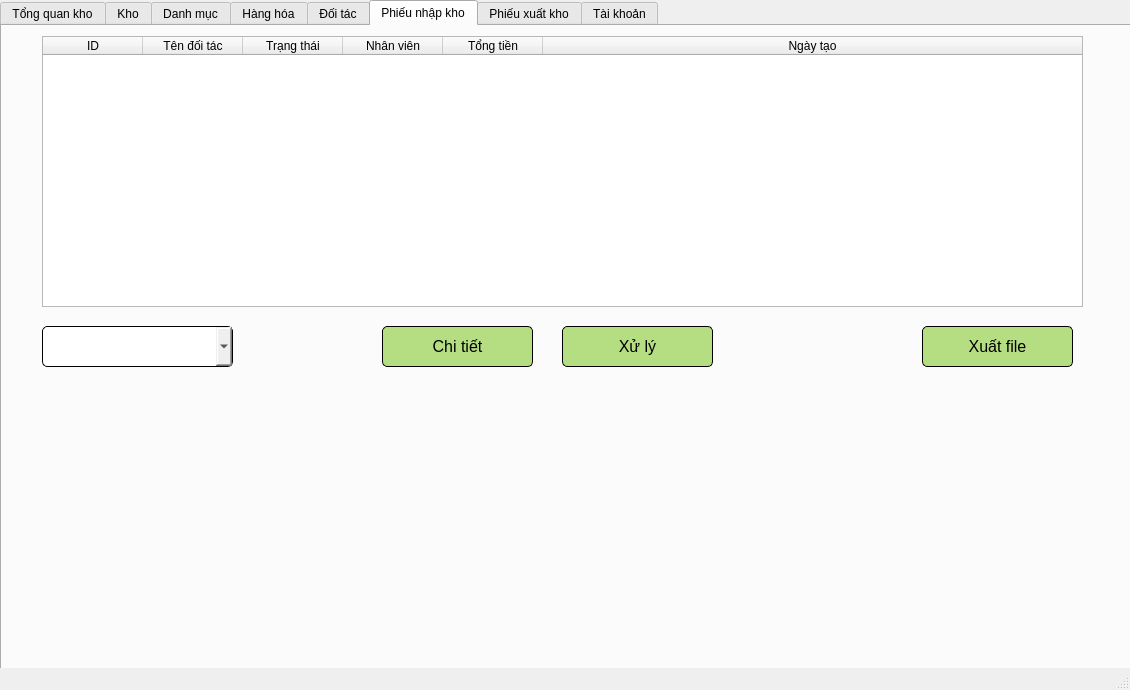
<?xml version="1.0" encoding="UTF-8"?>
<ui version="4.0">
 <class>MainWindow</class>
 <widget class="QMainWindow" name="MainWindow">
  <property name="geometry">
   <rect>
    <x>0</x>
    <y>0</y>
    <width>1130</width>
    <height>690</height>
   </rect>
  </property>
  <property name="windowTitle">
   <string>MainWindow</string>
  </property>
  <property name="styleSheet">
   <string notr="true">QLineEdit {
	border-radius: 5px;
	border: 1px solid #000000;
	padding: 10px;
}
QComboBox {
	border-radius: 5px;
	border: 1px solid #000000;
	padding: 10px;
}</string>
  </property>
  <widget class="QWidget" name="centralwidget">
   <widget class="QTabWidget" name="tabWidget">
    <property name="geometry">
     <rect>
      <x>0</x>
      <y>0</y>
      <width>1131</width>
      <height>691</height>
     </rect>
    </property>
    <property name="currentIndex">
     <number>5</number>
    </property>
    <widget class="QWidget" name="dashboard_tab">
     <attribute name="title">
      <string>Tổng quan kho</string>
     </attribute>
     <widget class="QFrame" name="container1">
      <property name="geometry">
       <rect>
        <x>10</x>
        <y>10</y>
        <width>541</width>
        <height>311</height>
       </rect>
      </property>
      <property name="frameShape">
       <enum>QFrame::StyledPanel</enum>
      </property>
      <property name="frameShadow">
       <enum>QFrame::Raised</enum>
      </property>
     </widget>
     <widget class="QFrame" name="container2">
      <property name="geometry">
       <rect>
        <x>580</x>
        <y>10</y>
        <width>541</width>
        <height>311</height>
       </rect>
      </property>
      <property name="frameShape">
       <enum>QFrame::StyledPanel</enum>
      </property>
      <property name="frameShadow">
       <enum>QFrame::Raised</enum>
      </property>
     </widget>
     <widget class="QFrame" name="container3">
      <property name="geometry">
       <rect>
        <x>490</x>
        <y>329</y>
        <width>631</width>
        <height>311</height>
       </rect>
      </property>
      <property name="frameShape">
       <enum>QFrame::StyledPanel</enum>
      </property>
      <property name="frameShadow">
       <enum>QFrame::Raised</enum>
      </property>
     </widget>
     <widget class="QFrame" name="container4">
      <property name="geometry">
       <rect>
        <x>9</x>
        <y>329</y>
        <width>491</width>
        <height>311</height>
       </rect>
      </property>
      <property name="frameShape">
       <enum>QFrame::StyledPanel</enum>
      </property>
      <property name="frameShadow">
       <enum>QFrame::Raised</enum>
      </property>
     </widget>
    </widget>
    <widget class="QWidget" name="tab_2">
     <attribute name="title">
      <string>Kho</string>
     </attribute>
     <widget class="QTableWidget" name="inven_table">
      <property name="geometry">
       <rect>
        <x>40</x>
        <y>20</y>
        <width>1061</width>
        <height>351</height>
       </rect>
      </property>
      <property name="selectionMode">
       <enum>QAbstractItemView::SingleSelection</enum>
      </property>
      <property name="selectionBehavior">
       <enum>QAbstractItemView::SelectRows</enum>
      </property>
      <attribute name="horizontalHeaderStretchLastSection">
       <bool>true</bool>
      </attribute>
      <attribute name="verticalHeaderVisible">
       <bool>false</bool>
      </attribute>
      <attribute name="verticalHeaderStretchLastSection">
       <bool>false</bool>
      </attribute>
      <column>
       <property name="text">
        <string>ID hàng hóa</string>
       </property>
      </column>
      <column>
       <property name="text">
        <string>Tên hàng hóa</string>
       </property>
      </column>
      <column>
       <property name="text">
        <string>Số lượng</string>
       </property>
      </column>
      <column>
       <property name="text">
        <string>Ngày thay đổi số lương</string>
       </property>
      </column>
     </widget>
    </widget>
    <widget class="QWidget" name="category_tab">
     <attribute name="title">
      <string>Danh mục</string>
     </attribute>
     <widget class="QTableWidget" name="cate_table">
      <property name="geometry">
       <rect>
        <x>40</x>
        <y>79</y>
        <width>871</width>
        <height>261</height>
       </rect>
      </property>
      <property name="selectionMode">
       <enum>QAbstractItemView::SingleSelection</enum>
      </property>
      <property name="selectionBehavior">
       <enum>QAbstractItemView::SelectRows</enum>
      </property>
      <attribute name="horizontalHeaderStretchLastSection">
       <bool>true</bool>
      </attribute>
      <attribute name="verticalHeaderVisible">
       <bool>false</bool>
      </attribute>
      <attribute name="verticalHeaderStretchLastSection">
       <bool>false</bool>
      </attribute>
      <column>
       <property name="text">
        <string>ID</string>
       </property>
      </column>
      <column>
       <property name="text">
        <string>Tên danh mục</string>
       </property>
      </column>
      <column>
       <property name="text">
        <string>Ngày tạo</string>
       </property>
      </column>
     </widget>
     <widget class="QPushButton" name="add_cate_btn">
      <property name="geometry">
       <rect>
        <x>930</x>
        <y>79</y>
        <width>151</width>
        <height>41</height>
       </rect>
      </property>
      <property name="styleSheet">
       <string notr="true">QPushButton {
	background: #b5de83;
	border-radius: 5px;
	border: 1px solid #000000;
	font-size: 16px
}</string>
      </property>
      <property name="text">
       <string>Thêm mới</string>
      </property>
     </widget>
     <widget class="QPushButton" name="update_cate_btn">
      <property name="geometry">
       <rect>
        <x>930</x>
        <y>139</y>
        <width>151</width>
        <height>41</height>
       </rect>
      </property>
      <property name="styleSheet">
       <string notr="true">QPushButton {
	background: #b5de83;
	border-radius: 5px;
	border: 1px solid #000000;
	font-size: 16px
}</string>
      </property>
      <property name="text">
       <string>Sửa đổi</string>
      </property>
     </widget>
     <widget class="QPushButton" name="delete_cate_btn">
      <property name="geometry">
       <rect>
        <x>930</x>
        <y>199</y>
        <width>151</width>
        <height>41</height>
       </rect>
      </property>
      <property name="styleSheet">
       <string notr="true">QPushButton {
	background: #b5de83;
	border-radius: 5px;
	border: 1px solid #000000;
	font-size: 16px
}</string>
      </property>
      <property name="text">
       <string>Xóa</string>
      </property>
     </widget>
     <widget class="QLineEdit" name="search_cate_input">
      <property name="geometry">
       <rect>
        <x>42</x>
        <y>20</y>
        <width>451</width>
        <height>41</height>
       </rect>
      </property>
      <property name="font">
       <font>
        <pointsize>10</pointsize>
       </font>
      </property>
      <property name="placeholderText">
       <string>Tìm kiếm</string>
      </property>
     </widget>
     <widget class="QPushButton" name="search_cate_btn">
      <property name="geometry">
       <rect>
        <x>510</x>
        <y>20</y>
        <width>151</width>
        <height>41</height>
       </rect>
      </property>
      <property name="styleSheet">
       <string notr="true">QPushButton {
	background: #b5de83;
	border-radius: 5px;
	border: 1px solid #000000;
	font-size: 16px
}</string>
      </property>
      <property name="text">
       <string>Tìm kiếm</string>
      </property>
     </widget>
    </widget>
    <widget class="QWidget" name="product_tab">
     <attribute name="title">
      <string>Hàng hóa</string>
     </attribute>
     <widget class="QLineEdit" name="search_prod_input">
      <property name="geometry">
       <rect>
        <x>42</x>
        <y>21</y>
        <width>451</width>
        <height>41</height>
       </rect>
      </property>
      <property name="font">
       <font>
        <pointsize>10</pointsize>
       </font>
      </property>
      <property name="placeholderText">
       <string>Tìm kiếm</string>
      </property>
     </widget>
     <widget class="QPushButton" name="delete_prod_btn">
      <property name="geometry">
       <rect>
        <x>470</x>
        <y>360</y>
        <width>151</width>
        <height>41</height>
       </rect>
      </property>
      <property name="styleSheet">
       <string notr="true">QPushButton {
	background: #b5de83;
	border-radius: 5px;
	border: 1px solid #000000;
	font-size: 16px
}</string>
      </property>
      <property name="text">
       <string>Xóa</string>
      </property>
     </widget>
     <widget class="QTableWidget" name="prod_table">
      <property name="geometry">
       <rect>
        <x>40</x>
        <y>80</y>
        <width>1051</width>
        <height>261</height>
       </rect>
      </property>
      <property name="font">
       <font>
        <pointsize>9</pointsize>
       </font>
      </property>
      <property name="selectionMode">
       <enum>QAbstractItemView::SingleSelection</enum>
      </property>
      <property name="selectionBehavior">
       <enum>QAbstractItemView::SelectRows</enum>
      </property>
      <attribute name="horizontalHeaderStretchLastSection">
       <bool>true</bool>
      </attribute>
      <attribute name="verticalHeaderVisible">
       <bool>false</bool>
      </attribute>
      <attribute name="verticalHeaderStretchLastSection">
       <bool>false</bool>
      </attribute>
      <column>
       <property name="text">
        <string>ID</string>
       </property>
      </column>
      <column>
       <property name="text">
        <string>Tên hàng hóa</string>
       </property>
      </column>
      <column>
       <property name="text">
        <string>Loại</string>
       </property>
      </column>
      <column>
       <property name="text">
        <string>Đơn vị</string>
       </property>
      </column>
      <column>
       <property name="text">
        <string>Giá xuất</string>
       </property>
      </column>
      <column>
       <property name="text">
        <string>Ngày tạo</string>
       </property>
      </column>
     </widget>
     <widget class="QPushButton" name="add_prod_btn">
      <property name="geometry">
       <rect>
        <x>50</x>
        <y>360</y>
        <width>151</width>
        <height>41</height>
       </rect>
      </property>
      <property name="styleSheet">
       <string notr="true">QPushButton {
	background: #b5de83;
	border-radius: 5px;
	border: 1px solid #000000;
	font-size: 16px
}</string>
      </property>
      <property name="text">
       <string>Thêm mới</string>
      </property>
     </widget>
     <widget class="QPushButton" name="update_prod_btn">
      <property name="geometry">
       <rect>
        <x>260</x>
        <y>360</y>
        <width>151</width>
        <height>41</height>
       </rect>
      </property>
      <property name="styleSheet">
       <string notr="true">QPushButton {
	background: #b5de83;
	border-radius: 5px;
	border: 1px solid #000000;
	font-size: 16px
}</string>
      </property>
      <property name="text">
       <string>Sửa đổi</string>
      </property>
     </widget>
     <widget class="QPushButton" name="search_prod_btn">
      <property name="geometry">
       <rect>
        <x>510</x>
        <y>21</y>
        <width>151</width>
        <height>41</height>
       </rect>
      </property>
      <property name="styleSheet">
       <string notr="true">QPushButton {
	background: #b5de83;
	border-radius: 5px;
	border: 1px solid #000000;
	font-size: 16px
}</string>
      </property>
      <property name="text">
       <string>Tìm kiếm</string>
      </property>
     </widget>
    </widget>
    <widget class="QWidget" name="tab">
     <attribute name="title">
      <string>Đối tác</string>
     </attribute>
     <widget class="QPushButton" name="delete_prtn_btn">
      <property name="geometry">
       <rect>
        <x>930</x>
        <y>140</y>
        <width>151</width>
        <height>41</height>
       </rect>
      </property>
      <property name="styleSheet">
       <string notr="true">QPushButton {
	background: #b5de83;
	border-radius: 5px;
	border: 1px solid #000000;
	font-size: 16px
}</string>
      </property>
      <property name="text">
       <string>Xóa</string>
      </property>
     </widget>
     <widget class="QTableWidget" name="prtn_table">
      <property name="geometry">
       <rect>
        <x>40</x>
        <y>20</y>
        <width>871</width>
        <height>261</height>
       </rect>
      </property>
      <property name="selectionMode">
       <enum>QAbstractItemView::SingleSelection</enum>
      </property>
      <property name="selectionBehavior">
       <enum>QAbstractItemView::SelectRows</enum>
      </property>
      <attribute name="horizontalHeaderStretchLastSection">
       <bool>true</bool>
      </attribute>
      <attribute name="verticalHeaderVisible">
       <bool>false</bool>
      </attribute>
      <attribute name="verticalHeaderStretchLastSection">
       <bool>false</bool>
      </attribute>
      <column>
       <property name="text">
        <string>ID</string>
       </property>
      </column>
      <column>
       <property name="text">
        <string>Tên</string>
       </property>
      </column>
      <column>
       <property name="text">
        <string>Mô tả</string>
       </property>
      </column>
     </widget>
     <widget class="QPushButton" name="add_prtn_btn">
      <property name="geometry">
       <rect>
        <x>930</x>
        <y>20</y>
        <width>151</width>
        <height>41</height>
       </rect>
      </property>
      <property name="styleSheet">
       <string notr="true">QPushButton {
	background: #b5de83;
	border-radius: 5px;
	border: 1px solid #000000;
	font-size: 16px
}</string>
      </property>
      <property name="text">
       <string>Thêm mới</string>
      </property>
     </widget>
     <widget class="QPushButton" name="update_prtn_btn">
      <property name="geometry">
       <rect>
        <x>930</x>
        <y>80</y>
        <width>151</width>
        <height>41</height>
       </rect>
      </property>
      <property name="styleSheet">
       <string notr="true">QPushButton {
	background: #b5de83;
	border-radius: 5px;
	border: 1px solid #000000;
	font-size: 16px
}</string>
      </property>
      <property name="text">
       <string>Sửa đổi</string>
      </property>
     </widget>
    </widget>
    <widget class="QWidget" name="import_tab">
     <attribute name="title">
      <string>Phiếu nhập kho</string>
     </attribute>
     <widget class="QTableWidget" name="import_table">
      <property name="geometry">
       <rect>
        <x>40</x>
        <y>10</y>
        <width>1041</width>
        <height>271</height>
       </rect>
      </property>
      <property name="font">
       <font>
        <pointsize>9</pointsize>
       </font>
      </property>
      <property name="selectionMode">
       <enum>QAbstractItemView::SingleSelection</enum>
      </property>
      <property name="selectionBehavior">
       <enum>QAbstractItemView::SelectRows</enum>
      </property>
      <attribute name="horizontalHeaderStretchLastSection">
       <bool>true</bool>
      </attribute>
      <attribute name="verticalHeaderVisible">
       <bool>false</bool>
      </attribute>
      <attribute name="verticalHeaderStretchLastSection">
       <bool>false</bool>
      </attribute>
      <column>
       <property name="text">
        <string>ID</string>
       </property>
      </column>
      <column>
       <property name="text">
        <string>Tên đối tác</string>
       </property>
      </column>
      <column>
       <property name="text">
        <string>Trạng thái</string>
       </property>
      </column>
      <column>
       <property name="text">
        <string>Nhân viên</string>
       </property>
      </column>
      <column>
       <property name="text">
        <string>Tổng tiền</string>
       </property>
      </column>
      <column>
       <property name="text">
        <string>Ngày tạo</string>
       </property>
      </column>
     </widget>
     <widget class="QPushButton" name="im_order_item_btn">
      <property name="geometry">
       <rect>
        <x>380</x>
        <y>300</y>
        <width>151</width>
        <height>41</height>
       </rect>
      </property>
      <property name="styleSheet">
       <string notr="true">QPushButton {
	background: #b5de83;
	border-radius: 5px;
	border: 1px solid #000000;
	font-size: 16px
}</string>
      </property>
      <property name="text">
       <string>Chi tiết</string>
      </property>
     </widget>
     <widget class="QPushButton" name="process_im_btn">
      <property name="geometry">
       <rect>
        <x>560</x>
        <y>300</y>
        <width>151</width>
        <height>41</height>
       </rect>
      </property>
      <property name="styleSheet">
       <string notr="true">QPushButton {
	background: #b5de83;
	border-radius: 5px;
	border: 1px solid #000000;
	font-size: 16px
}</string>
      </property>
      <property name="text">
       <string>Xử lý</string>
      </property>
     </widget>
     <widget class="QComboBox" name="filter_im_status_box">
      <property name="geometry">
       <rect>
        <x>40</x>
        <y>300</y>
        <width>191</width>
        <height>41</height>
       </rect>
      </property>
      <property name="font">
       <font>
        <pointsize>10</pointsize>
        <kerning>true</kerning>
       </font>
      </property>
      <property name="editable">
       <bool>false</bool>
      </property>
      <property name="frame">
       <bool>true</bool>
      </property>
     </widget>
     <widget class="QPushButton" name="excel_im_btn">
      <property name="geometry">
       <rect>
        <x>920</x>
        <y>300</y>
        <width>151</width>
        <height>41</height>
       </rect>
      </property>
      <property name="styleSheet">
       <string notr="true">QPushButton {
	background: #b5de83;
	border-radius: 5px;
	border: 1px solid #000000;
	font-size: 16px
}</string>
      </property>
      <property name="text">
       <string>Xuất file</string>
      </property>
     </widget>
    </widget>
    <widget class="QWidget" name="export_tab">
     <attribute name="title">
      <string>Phiếu xuất kho</string>
     </attribute>
     <widget class="QPushButton" name="process_ex_btn">
      <property name="geometry">
       <rect>
        <x>560</x>
        <y>300</y>
        <width>151</width>
        <height>41</height>
       </rect>
      </property>
      <property name="styleSheet">
       <string notr="true">QPushButton {
	background: #b5de83;
	border-radius: 5px;
	border: 1px solid #000000;
	font-size: 16px
}</string>
      </property>
      <property name="text">
       <string>Xử lý</string>
      </property>
     </widget>
     <widget class="QTableWidget" name="export_table">
      <property name="geometry">
       <rect>
        <x>40</x>
        <y>10</y>
        <width>1041</width>
        <height>271</height>
       </rect>
      </property>
      <property name="font">
       <font>
        <pointsize>9</pointsize>
       </font>
      </property>
      <property name="selectionMode">
       <enum>QAbstractItemView::SingleSelection</enum>
      </property>
      <property name="selectionBehavior">
       <enum>QAbstractItemView::SelectRows</enum>
      </property>
      <attribute name="horizontalHeaderStretchLastSection">
       <bool>true</bool>
      </attribute>
      <attribute name="verticalHeaderVisible">
       <bool>false</bool>
      </attribute>
      <attribute name="verticalHeaderStretchLastSection">
       <bool>false</bool>
      </attribute>
      <column>
       <property name="text">
        <string>ID</string>
       </property>
      </column>
      <column>
       <property name="text">
        <string>Tên đối tác</string>
       </property>
      </column>
      <column>
       <property name="text">
        <string>Trạng thái</string>
       </property>
      </column>
      <column>
       <property name="text">
        <string>Nhân viên</string>
       </property>
      </column>
      <column>
       <property name="text">
        <string>Tổng tiền</string>
       </property>
      </column>
      <column>
       <property name="text">
        <string>Ngày tạo</string>
       </property>
      </column>
     </widget>
     <widget class="QComboBox" name="filter_ex_status_box">
      <property name="geometry">
       <rect>
        <x>40</x>
        <y>300</y>
        <width>191</width>
        <height>41</height>
       </rect>
      </property>
      <property name="font">
       <font>
        <pointsize>10</pointsize>
        <kerning>true</kerning>
       </font>
      </property>
      <property name="editable">
       <bool>false</bool>
      </property>
      <property name="frame">
       <bool>true</bool>
      </property>
     </widget>
     <widget class="QPushButton" name="ex_order_item_btn">
      <property name="geometry">
       <rect>
        <x>380</x>
        <y>300</y>
        <width>151</width>
        <height>41</height>
       </rect>
      </property>
      <property name="styleSheet">
       <string notr="true">QPushButton {
	background: #b5de83;
	border-radius: 5px;
	border: 1px solid #000000;
	font-size: 16px
}</string>
      </property>
      <property name="text">
       <string>Chi tiết</string>
      </property>
     </widget>
     <widget class="QPushButton" name="excel_ex_btn">
      <property name="geometry">
       <rect>
        <x>920</x>
        <y>300</y>
        <width>151</width>
        <height>41</height>
       </rect>
      </property>
      <property name="styleSheet">
       <string notr="true">QPushButton {
	background: #b5de83;
	border-radius: 5px;
	border: 1px solid #000000;
	font-size: 16px
}</string>
      </property>
      <property name="text">
       <string>Xuất file</string>
      </property>
     </widget>
    </widget>
    <widget class="QWidget" name="account_tab">
     <attribute name="title">
      <string>Tài khoản</string>
     </attribute>
     <widget class="QPushButton" name="update_acc_btn">
      <property name="geometry">
       <rect>
        <x>930</x>
        <y>80</y>
        <width>151</width>
        <height>41</height>
       </rect>
      </property>
      <property name="styleSheet">
       <string notr="true">QPushButton {
	background: #b5de83;
	border-radius: 5px;
	border: 1px solid #000000;
	font-size: 16px
}</string>
      </property>
      <property name="text">
       <string>Sửa đổi</string>
      </property>
     </widget>
     <widget class="QPushButton" name="add_acc_btn">
      <property name="geometry">
       <rect>
        <x>930</x>
        <y>20</y>
        <width>151</width>
        <height>41</height>
       </rect>
      </property>
      <property name="styleSheet">
       <string notr="true">QPushButton {
	background: #b5de83;
	border-radius: 5px;
	border: 1px solid #000000;
	font-size: 16px
}</string>
      </property>
      <property name="text">
       <string>Thêm mới</string>
      </property>
     </widget>
     <widget class="QTableWidget" name="acc_table">
      <property name="geometry">
       <rect>
        <x>40</x>
        <y>20</y>
        <width>871</width>
        <height>261</height>
       </rect>
      </property>
      <property name="font">
       <font>
        <pointsize>9</pointsize>
       </font>
      </property>
      <property name="selectionMode">
       <enum>QAbstractItemView::SingleSelection</enum>
      </property>
      <property name="selectionBehavior">
       <enum>QAbstractItemView::SelectRows</enum>
      </property>
      <attribute name="horizontalHeaderStretchLastSection">
       <bool>true</bool>
      </attribute>
      <attribute name="verticalHeaderVisible">
       <bool>false</bool>
      </attribute>
      <attribute name="verticalHeaderStretchLastSection">
       <bool>false</bool>
      </attribute>
      <column>
       <property name="text">
        <string>ID</string>
       </property>
      </column>
      <column>
       <property name="text">
        <string>Tên đăng nhập</string>
       </property>
      </column>
      <column>
       <property name="text">
        <string>Họ tên</string>
       </property>
      </column>
      <column>
       <property name="text">
        <string>Quyền</string>
       </property>
      </column>
      <column>
       <property name="text">
        <string>Ngày tạo</string>
       </property>
      </column>
     </widget>
     <widget class="QPushButton" name="delete_acc_btn">
      <property name="geometry">
       <rect>
        <x>930</x>
        <y>140</y>
        <width>151</width>
        <height>41</height>
       </rect>
      </property>
      <property name="styleSheet">
       <string notr="true">QPushButton {
	background: #b5de83;
	border-radius: 5px;
	border: 1px solid #000000;
	font-size: 16px
}</string>
      </property>
      <property name="text">
       <string>Xóa</string>
      </property>
     </widget>
     <widget class="QPushButton" name="logout_btn">
      <property name="geometry">
       <rect>
        <x>930</x>
        <y>590</y>
        <width>151</width>
        <height>41</height>
       </rect>
      </property>
      <property name="styleSheet">
       <string notr="true">QPushButton {
	background: #b5de83;
	border-radius: 5px;
	border: 1px solid #000000;
	font-size: 16px
}</string>
      </property>
      <property name="text">
       <string>Đăng xuất</string>
      </property>
     </widget>
    </widget>
   </widget>
  </widget>
  <widget class="QStatusBar" name="statusbar"/>
 </widget>
 <resources/>
 <connections/>
</ui>
